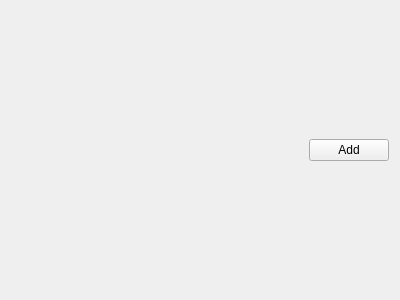
<?xml version="1.0" encoding="UTF-8"?>
<ui version="4.0">
 <class>AddSubreddit</class>
 <widget class="QWidget" name="AddSubreddit">
  <property name="geometry">
   <rect>
    <x>0</x>
    <y>0</y>
    <width>400</width>
    <height>300</height>
   </rect>
  </property>
  <property name="windowTitle">
   <string>AddSubreddit</string>
  </property>
  <layout class="QGridLayout" name="gridLayout">
   <item row="0" column="0">
    <layout class="QHBoxLayout" name="horizontalLayout">
     <item alignment="Qt::AlignRight">
      <widget class="QPushButton" name="add_subreddit_button">
       <property name="sizePolicy">
        <sizepolicy hsizetype="Preferred" vsizetype="Fixed">
         <horstretch>0</horstretch>
         <verstretch>0</verstretch>
        </sizepolicy>
       </property>
       <property name="text">
        <string>Add</string>
       </property>
      </widget>
     </item>
    </layout>
   </item>
  </layout>
 </widget>
 <layoutdefault spacing="6" margin="11"/>
 <resources/>
 <connections/>
</ui>
